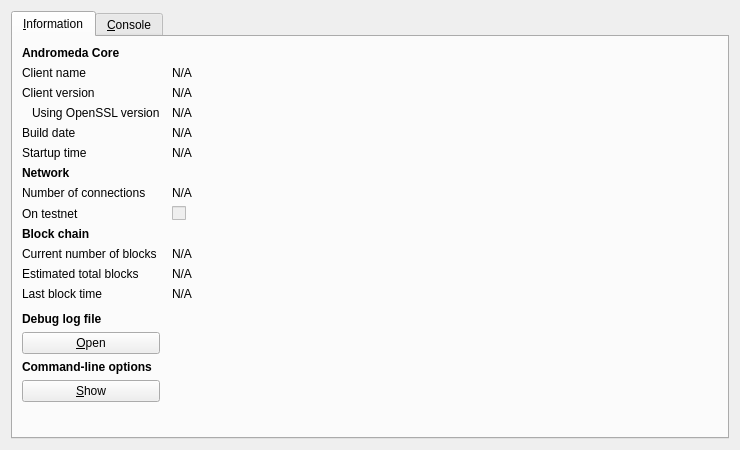
<?xml version="1.0" encoding="UTF-8"?>
<ui version="4.0">
 <class>RPCConsole</class>
 <widget class="QDialog" name="RPCConsole">
  <property name="geometry">
   <rect>
    <x>0</x>
    <y>0</y>
    <width>740</width>
    <height>450</height>
   </rect>
  </property>
  <property name="windowTitle">
   <string>Andromeda - Debug window</string>
  </property>
  <layout class="QVBoxLayout" name="verticalLayout_2">
   <item>
    <widget class="QTabWidget" name="tabWidget">
     <property name="currentIndex">
      <number>0</number>
     </property>
     <widget class="QWidget" name="tab_info">
      <attribute name="title">
       <string>&amp;Information</string>
      </attribute>
      <layout class="QGridLayout" name="gridLayout" columnstretch="0,1">
       <property name="horizontalSpacing">
        <number>12</number>
       </property>
       <item row="0" column="0">
        <widget class="QLabel" name="label_9">
         <property name="font">
          <font>
           <weight>75</weight>
           <bold>true</bold>
          </font>
         </property>
         <property name="text">
          <string>Andromeda Core</string>
         </property>
        </widget>
       </item>
       <item row="1" column="0">
        <widget class="QLabel" name="label_5">
         <property name="text">
          <string>Client name</string>
         </property>
        </widget>
       </item>
       <item row="1" column="1">
        <widget class="QLabel" name="clientName">
         <property name="cursor">
          <cursorShape>IBeamCursor</cursorShape>
         </property>
         <property name="text">
          <string>N/A</string>
         </property>
         <property name="textFormat">
          <enum>Qt::PlainText</enum>
         </property>
         <property name="textInteractionFlags">
          <set>Qt::LinksAccessibleByMouse|Qt::TextSelectableByKeyboard|Qt::TextSelectableByMouse</set>
         </property>
        </widget>
       </item>
       <item row="2" column="0">
        <widget class="QLabel" name="label_6">
         <property name="text">
          <string>Client version</string>
         </property>
        </widget>
       </item>
       <item row="2" column="1">
        <widget class="QLabel" name="clientVersion">
         <property name="cursor">
          <cursorShape>IBeamCursor</cursorShape>
         </property>
         <property name="text">
          <string>N/A</string>
         </property>
         <property name="textFormat">
          <enum>Qt::PlainText</enum>
         </property>
         <property name="textInteractionFlags">
          <set>Qt::LinksAccessibleByMouse|Qt::TextSelectableByKeyboard|Qt::TextSelectableByMouse</set>
         </property>
        </widget>
       </item>
       <item row="3" column="0">
        <widget class="QLabel" name="label_14">
         <property name="text">
          <string>Using OpenSSL version</string>
         </property>
         <property name="indent">
          <number>10</number>
         </property>
        </widget>
       </item>
       <item row="3" column="1">
        <widget class="QLabel" name="openSSLVersion">
         <property name="cursor">
          <cursorShape>IBeamCursor</cursorShape>
         </property>
         <property name="text">
          <string>N/A</string>
         </property>
         <property name="textFormat">
          <enum>Qt::PlainText</enum>
         </property>
         <property name="textInteractionFlags">
          <set>Qt::LinksAccessibleByMouse|Qt::TextSelectableByKeyboard|Qt::TextSelectableByMouse</set>
         </property>
        </widget>
       </item>
       <item row="4" column="0">
        <widget class="QLabel" name="label_12">
         <property name="text">
          <string>Build date</string>
         </property>
        </widget>
       </item>
       <item row="4" column="1">
        <widget class="QLabel" name="buildDate">
         <property name="cursor">
          <cursorShape>IBeamCursor</cursorShape>
         </property>
         <property name="text">
          <string>N/A</string>
         </property>
         <property name="textFormat">
          <enum>Qt::PlainText</enum>
         </property>
         <property name="textInteractionFlags">
          <set>Qt::LinksAccessibleByMouse|Qt::TextSelectableByKeyboard|Qt::TextSelectableByMouse</set>
         </property>
        </widget>
       </item>
       <item row="5" column="0">
        <widget class="QLabel" name="label_13">
         <property name="text">
          <string>Startup time</string>
         </property>
        </widget>
       </item>
       <item row="5" column="1">
        <widget class="QLabel" name="startupTime">
         <property name="cursor">
          <cursorShape>IBeamCursor</cursorShape>
         </property>
         <property name="text">
          <string>N/A</string>
         </property>
         <property name="textFormat">
          <enum>Qt::PlainText</enum>
         </property>
         <property name="textInteractionFlags">
          <set>Qt::LinksAccessibleByMouse|Qt::TextSelectableByKeyboard|Qt::TextSelectableByMouse</set>
         </property>
        </widget>
       </item>
       <item row="6" column="0">
        <widget class="QLabel" name="label_11">
         <property name="font">
          <font>
           <weight>75</weight>
           <bold>true</bold>
          </font>
         </property>
         <property name="text">
          <string>Network</string>
         </property>
        </widget>
       </item>
       <item row="7" column="0">
        <widget class="QLabel" name="label_7">
         <property name="text">
          <string>Number of connections</string>
         </property>
        </widget>
       </item>
       <item row="7" column="1">
        <widget class="QLabel" name="numberOfConnections">
         <property name="cursor">
          <cursorShape>IBeamCursor</cursorShape>
         </property>
         <property name="text">
          <string>N/A</string>
         </property>
         <property name="textFormat">
          <enum>Qt::PlainText</enum>
         </property>
         <property name="textInteractionFlags">
          <set>Qt::LinksAccessibleByMouse|Qt::TextSelectableByKeyboard|Qt::TextSelectableByMouse</set>
         </property>
        </widget>
       </item>
       <item row="8" column="0">
        <widget class="QLabel" name="label_8">
         <property name="text">
          <string>On testnet</string>
         </property>
        </widget>
       </item>
       <item row="8" column="1">
        <widget class="QCheckBox" name="isTestNet">
         <property name="enabled">
          <bool>false</bool>
         </property>
         <property name="text">
          <string/>
         </property>
        </widget>
       </item>
       <item row="9" column="0">
        <widget class="QLabel" name="label_10">
         <property name="font">
          <font>
           <weight>75</weight>
           <bold>true</bold>
          </font>
         </property>
         <property name="text">
          <string>Block chain</string>
         </property>
        </widget>
       </item>
       <item row="10" column="0">
        <widget class="QLabel" name="label_3">
         <property name="text">
          <string>Current number of blocks</string>
         </property>
        </widget>
       </item>
       <item row="10" column="1">
        <widget class="QLabel" name="numberOfBlocks">
         <property name="cursor">
          <cursorShape>IBeamCursor</cursorShape>
         </property>
         <property name="text">
          <string>N/A</string>
         </property>
         <property name="textFormat">
          <enum>Qt::PlainText</enum>
         </property>
         <property name="textInteractionFlags">
          <set>Qt::LinksAccessibleByMouse|Qt::TextSelectableByKeyboard|Qt::TextSelectableByMouse</set>
         </property>
        </widget>
       </item>
       <item row="11" column="0">
        <widget class="QLabel" name="label_4">
         <property name="text">
          <string>Estimated total blocks</string>
         </property>
        </widget>
       </item>
       <item row="11" column="1">
        <widget class="QLabel" name="totalBlocks">
         <property name="cursor">
          <cursorShape>IBeamCursor</cursorShape>
         </property>
         <property name="text">
          <string>N/A</string>
         </property>
         <property name="textFormat">
          <enum>Qt::PlainText</enum>
         </property>
         <property name="textInteractionFlags">
          <set>Qt::LinksAccessibleByMouse|Qt::TextSelectableByKeyboard|Qt::TextSelectableByMouse</set>
         </property>
        </widget>
       </item>
       <item row="12" column="0">
        <widget class="QLabel" name="label_2">
         <property name="text">
          <string>Last block time</string>
         </property>
        </widget>
       </item>
       <item row="12" column="1">
        <widget class="QLabel" name="lastBlockTime">
         <property name="cursor">
          <cursorShape>IBeamCursor</cursorShape>
         </property>
         <property name="text">
          <string>N/A</string>
         </property>
         <property name="textFormat">
          <enum>Qt::PlainText</enum>
         </property>
         <property name="textInteractionFlags">
          <set>Qt::LinksAccessibleByMouse|Qt::TextSelectableByKeyboard|Qt::TextSelectableByMouse</set>
         </property>
        </widget>
       </item>
       <item row="13" column="0">
        <spacer name="verticalSpacer_2">
         <property name="orientation">
          <enum>Qt::Vertical</enum>
         </property>
         <property name="sizeHint" stdset="0">
          <size>
           <width>20</width>
           <height>20</height>
          </size>
         </property>
        </spacer>
       </item>
       <item row="14" column="0">
        <widget class="QLabel" name="labelDebugLogfile">
         <property name="font">
          <font>
           <weight>75</weight>
           <bold>true</bold>
          </font>
         </property>
         <property name="text">
          <string>Debug log file</string>
         </property>
        </widget>
       </item>
       <item row="15" column="0">
        <widget class="QPushButton" name="openDebugLogfileButton">
         <property name="toolTip">
          <string>Open the Andromeda debug log file from the current data directory. This can take a few seconds for large log files.</string>
         </property>
         <property name="text">
          <string>&amp;Open</string>
         </property>
         <property name="autoDefault">
          <bool>false</bool>
         </property>
        </widget>
       </item>
       <item row="16" column="0">
        <widget class="QLabel" name="labelCLOptions">
         <property name="font">
          <font>
           <weight>75</weight>
           <bold>true</bold>
          </font>
         </property>
         <property name="text">
          <string>Command-line options</string>
         </property>
        </widget>
       </item>
       <item row="17" column="0">
        <widget class="QPushButton" name="showCLOptionsButton">
         <property name="toolTip">
          <string>Show the Andromeda-Qt help message to get a list with possible Andromeda command-line options.</string>
         </property>
         <property name="text">
          <string>&amp;Show</string>
         </property>
         <property name="autoDefault">
          <bool>false</bool>
         </property>
        </widget>
       </item>
       <item row="18" column="0">
        <spacer name="verticalSpacer">
         <property name="orientation">
          <enum>Qt::Vertical</enum>
         </property>
         <property name="sizeHint" stdset="0">
          <size>
           <width>20</width>
           <height>40</height>
          </size>
         </property>
        </spacer>
       </item>
      </layout>
     </widget>
     <widget class="QWidget" name="tab_console">
      <attribute name="title">
       <string>&amp;Console</string>
      </attribute>
      <layout class="QVBoxLayout" name="verticalLayout_3">
       <property name="spacing">
        <number>3</number>
       </property>
       <item>
        <widget class="QTextEdit" name="messagesWidget">
         <property name="minimumSize">
          <size>
           <width>0</width>
           <height>100</height>
          </size>
         </property>
         <property name="readOnly">
          <bool>true</bool>
         </property>
         <property name="tabKeyNavigation" stdset="0">
          <bool>false</bool>
         </property>
         <property name="columnCount" stdset="0">
          <number>2</number>
         </property>
        </widget>
       </item>
       <item>
        <layout class="QHBoxLayout" name="horizontalLayout">
         <property name="spacing">
          <number>3</number>
         </property>
         <item>
          <widget class="QLabel" name="label">
           <property name="text">
            <string notr="true">&gt;</string>
           </property>
          </widget>
         </item>
         <item>
          <widget class="QLineEdit" name="lineEdit"/>
         </item>
         <item>
          <widget class="QPushButton" name="clearButton">
           <property name="maximumSize">
            <size>
             <width>24</width>
             <height>24</height>
            </size>
           </property>
           <property name="toolTip">
            <string>Clear console</string>
           </property>
           <property name="text">
            <string/>
           </property>
           <property name="icon">
            <iconset resource="../bitcoin.qrc">
             <normaloff>:/icons/remove</normaloff>:/icons/remove</iconset>
           </property>
           <property name="shortcut">
            <string notr="true">Ctrl+L</string>
           </property>
           <property name="autoDefault">
            <bool>false</bool>
           </property>
          </widget>
         </item>
        </layout>
       </item>
      </layout>
     </widget>
    </widget>
   </item>
  </layout>
 </widget>
 <resources>
  <include location="../bitcoin.qrc"/>
 </resources>
 <connections/>
</ui>
